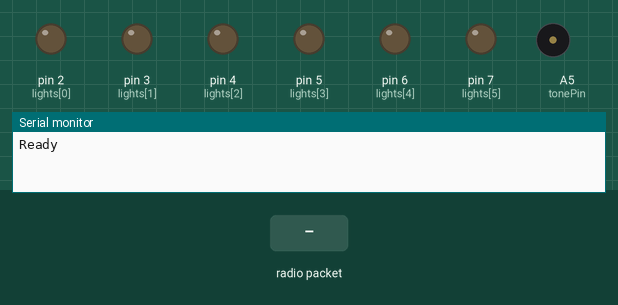
Bench run of a sketch on a simulated Arduino Uno, built with avr-gcc and run on an emulated ATmega328P. Shown: output pins drawn as LEDs (lit = HIGH), buzzer (waves = sounding), the last lines printed to the serial monitor. Dashed ring = blinking. The test bench sets the inputs (shaded band). No radio packets arrive unless stated.

Above: at 2.8 s.
2.9 s: radio packet "A" arrives
At 4.0 s:
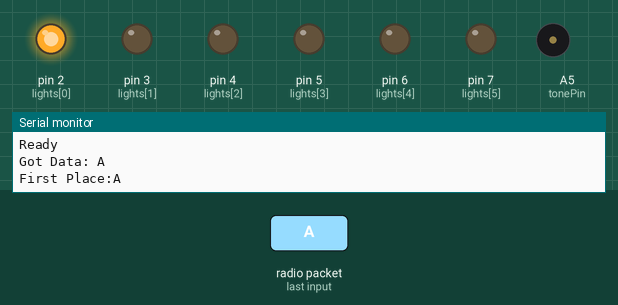
4.5 s: radio packet "B" arrives
At 5.9 s:
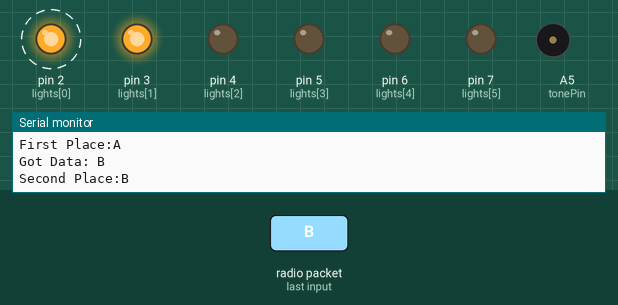
Timing chart, 0 to 13.5 s (numbered marks = the images above; inputs shaded):
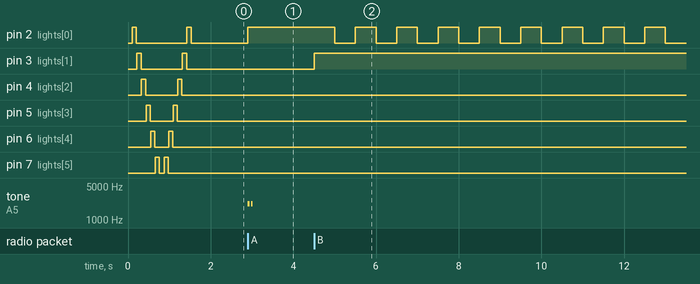

The sketch:

Tower.ino
```cpp
/*Arduino Uno REV3 Server (tower) Control for Who's First Device
This software is designed to run on a Uno REV 3. Its purpose is to act as a server that receives transmissions from up to six student remotes

Version 0.91
Last updated 2/19/2024
*/

//IMPORTS
#include <SPI.h>
#include <RF24.h>


//Pins used for the RF Module vary based on board used
//Arduino Uno CE 8, CSN 10
//Arduino Nano CE 7, CSN 8
#define CE_PIN 8
#define CSN_PIN 10

// instantiate an object for the nRF24L01 transceiver
RF24 radio(CE_PIN, CSN_PIN);

//Create the payload vessel
char receivedPayload[32];

//Create Strings to store first and second place remotes
String firstRemote = "";
String secondRemote = "";

//Light Declarations
  //Six 9Volt lights are to be connected
  //Arduino Pins 2 to 7
const int numLights = 6;
//Create an array of light pins for easy access
int lights[] = {2,3,4,5,6,7};

//Pin that the speaker in the tower is connected to
int tonePin = A5;

//Delays used in program
int testLightDelay = 100;
int testLightDelayShort = 10;

void firstLight(String remote){
  //This function runs after the first remote sends its payload
  //It turns on the light that matches that remote and keeps it on solid
  //If a second remote sends its payload, secondLight() is called
  if (remote == "A"){
    digitalWrite(2, HIGH);
  } else if (remote == "B"){
    digitalWrite(3, HIGH);
  } else if (remote == "C"){
    digitalWrite(4, HIGH);
  }else if (remote == "D"){
    digitalWrite(5, HIGH);
  }else if (remote == "E"){
    digitalWrite(6, HIGH);
  }else if (remote == "F"){
    digitalWrite(7, HIGH);
  }
  winTone();
}
void secondLight(String firstRemote, String secondRemote){
  //This function is called when a second remote sends its payload
  //It indicates which remote was first by changing that light to a flashing pattern.
  //The second remote's light will turn on as solid
  if (secondRemote == "A"){
    digitalWrite(2, HIGH);
  }else if (secondRemote == "B"){
    digitalWrite(3, HIGH);
  } else if (secondRemote == "C"){
    digitalWrite(4, HIGH);
  } else if (secondRemote == "D"){
    digitalWrite(5, HIGH);
  }else if (secondRemote == "E"){
    digitalWrite(6, HIGH);
  }else if (secondRemote == "F"){
    digitalWrite(7, HIGH);
  }
  if (firstRemote == "A"){
    while (1){
      digitalWrite(2, HIGH);
      delay(500);
      digitalWrite(2,LOW);
      delay(500);
    }
  } else if(firstRemote == "B"){
    while (1){
      digitalWrite(3, HIGH);
      delay(500);
      digitalWrite(3,LOW);
      delay(500);
    }
  }else if(firstRemote == "C"){
    while (1){
      digitalWrite(4, HIGH);
      delay(500);
      digitalWrite(4,LOW);
      delay(500);
    }
  }else if(firstRemote == "D"){
    while (1){
      digitalWrite(5, HIGH);
      delay(500);
      digitalWrite(5, LOW);
      delay(500);
    }
  }else if(firstRemote == "E"){
    while (1){
      digitalWrite(6, HIGH);
      delay(500);
      digitalWrite(6, LOW);
      delay(500);
    }
  }else if(firstRemote == "F"){
    while (1){
      digitalWrite(7, HIGH);
      delay(500);
      digitalWrite(7,LOW);
      delay(500);
    }
  }
}

void winTone(){
  //This function plays a tone over the tone pin when called
  //Typical cases could include error notification, remote data received, etc.
  static int freq = 2150;
  static int del = 40;
  tone(tonePin, freq);
  delay(del);
  noTone(tonePin);
  delay(del);
  tone(tonePin, freq);
  delay(del);
  noTone(tonePin);
}

void lightTest(){
  //This functions tests the bulbs
  //It cycles on at the beginning of powerup
  //It should cycle lights from the bottom of the tower to the top, then return back down
  for (int i = 0; i<numLights; i++){
    digitalWrite(lights[i], HIGH);
    delay(testLightDelay);
    digitalWrite(lights[i], LOW);
    delay(testLightDelayShort);
  }  for (int i = numLights; i>-1; i--){
    digitalWrite(lights[i], HIGH);
    delay(testLightDelay);
    digitalWrite(lights[i], LOW);
    delay(testLightDelayShort);
  }

}

void radioErrorFlashLEDs(){
//This fuction is called when there is an error starting up the radio module
//Due to the final product not having serial connection, LEDs will be used for error detection

  for (int i = 0; i<10; i++){
    //Flash the LEDs 10 times
    for (int i = 0; i<numLights; i++){
      digitalWrite(lights[i], HIGH);
    }
    delay(300);
    for (int i = 0; i<numLights; i++){
      digitalWrite(lights[i], LOW);
    }
    delay(300);
  }
}

void setup() {
  //Check to see if radio can start
  Serial.begin(9600);

  if (!radio.begin()) {
    //If the radio cannot connect, go to the error notification function
    radioErrorFlashLEDs();
    while (1) {}
  }


  //Setup all light pins as outputs
  for (int i = 0; i < numLights; i++) {
    pinMode(lights[i], OUTPUT); // Set each pin in the lights[] array as an output
  }

  //Assign an address, must match remotes
  radio.openReadingPipe(1, 0x12341234);
  //Set radio power level. MAX may not work when radios are close together
  radio.setPALevel(RF24_PA_LOW);
  //Start listening for transmissions
  radio.startListening();
  //Small delay seems necessary to start radio
  delay(100);
  //Set tone pin as an output
  pinMode(tonePin, OUTPUT);
  //Test Lights
  lightTest();

  Serial.println("Ready");
  delay(100);

}

void loop() {
  //If data is received from a remote:
  if (radio.available()) {
    //Set the received data into the payload
    radio.read(&receivedPayload, sizeof(receivedPayload));
    //Convert it to a string
    String remote = String(receivedPayload);
    Serial.println("Got Data: " + remote);
    //Determine if this is the first remote to respond
    if (firstRemote ==""){
      //if so, store this remote's payload as the firstRemote
      firstRemote = remote;
      Serial.println("First Place:"+ firstRemote);
      firstLight(remote);
    }else if (secondRemote == ""){
      secondRemote = remote;
      Serial.println("Second Place:"+ secondRemote);
      secondLight(firstRemote, secondRemote);
    }


    //Temporary delay to debug more easily. Will be minimized in final code
    delay(10);
  }

}
```

Measured:
- after the input at 2.9 s, pin 2 (lights[0]): LOW → HIGH at once; tone on A5 (tonePin): alternates 2150 Hz for 0.04 s and silent for 0.04 s, 4 changes in all, then stays silent, starting at once
- after the input at 4.5 s, pin 2 (lights[0]): alternates HIGH for 0.50 s and LOW for 0.50 s, starting after 0.50 s; pin 3 (lights[1]): LOW → HIGH at once
